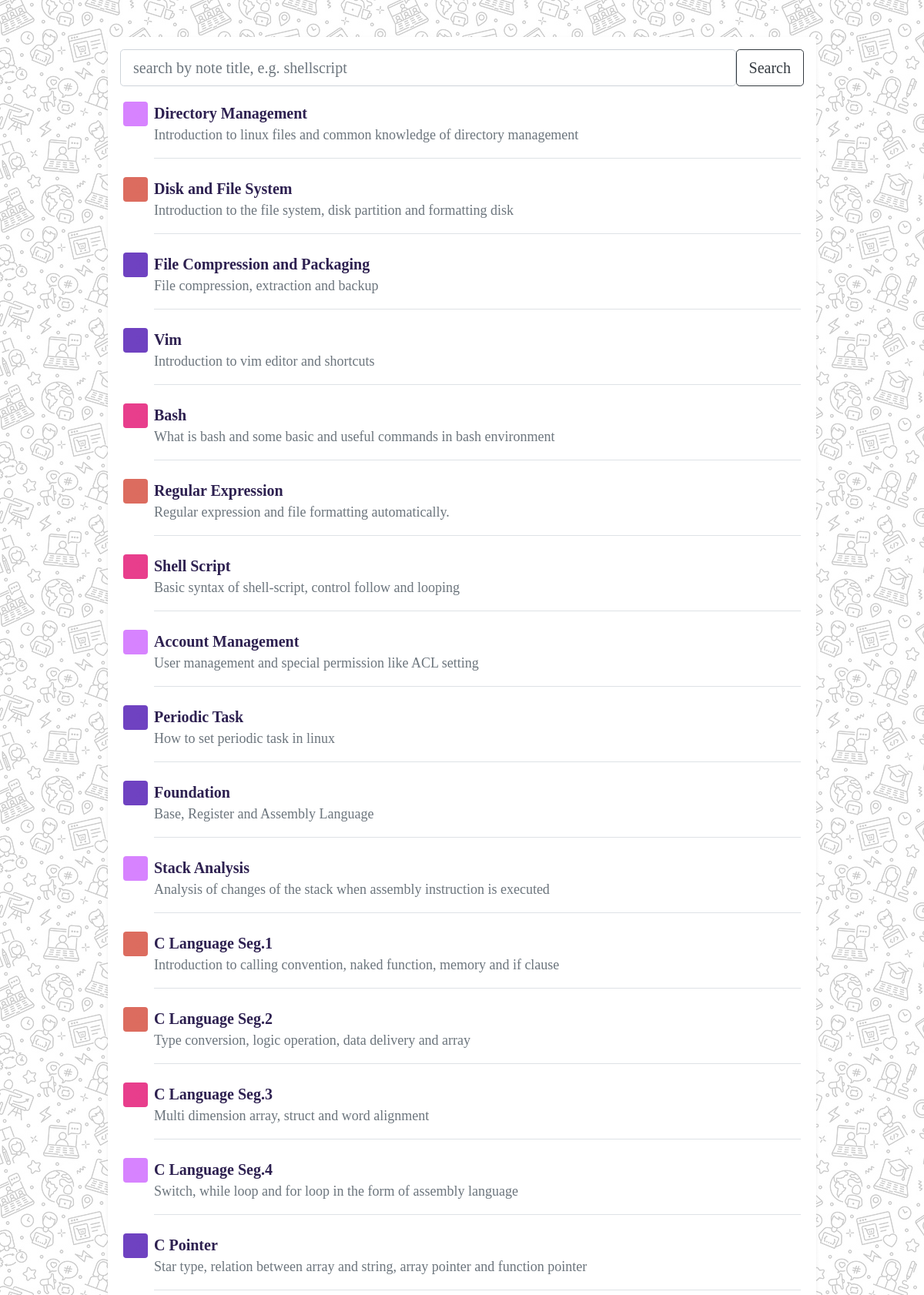
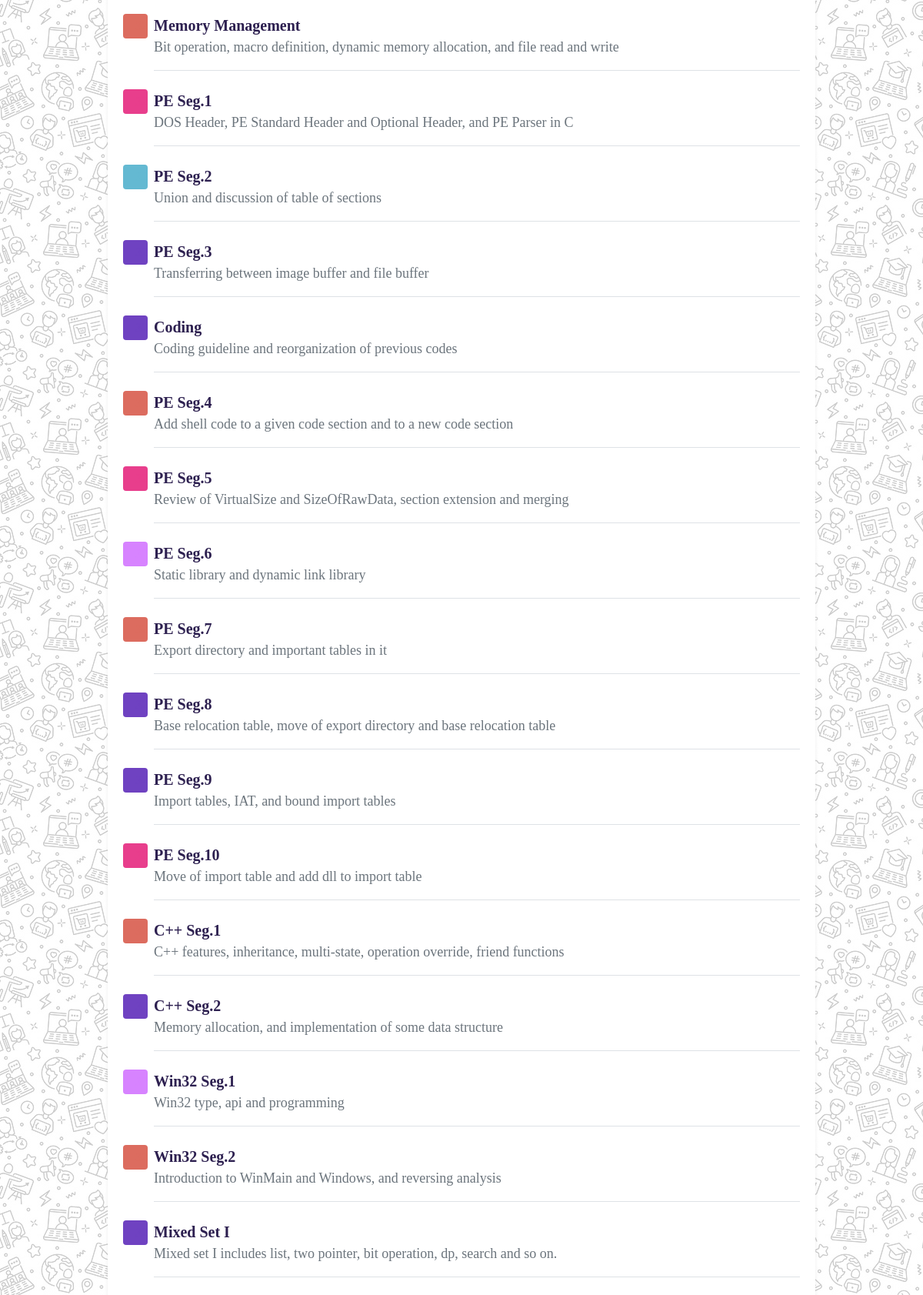
The page / (upper part) on the database its author committed (2 pictures, top to bottom).
### doc/models.py (models this page shows, shortened)
class Note(models.Model):
    COLOR_TYPE = (
        ('#d783ff', 'light purple'),
        ('#6f42c1', 'purple'),
        ('#e83e8c', 'pink'),
        ('#dc6c5f', 'orange'),
        ('#64b9d2', 'light-blue'),
    )
    title = models.CharField(max_length=200)
    belong_to = models.ForeignKey(
        Topic, null=True, blank=True, on_delete=CASCADE)
    color = models.CharField(max_length=100, choices=COLOR_TYPE)
    intro = models.TextField(null=True, blank=True)
    order = models.IntegerField(default=0, null=True, blank=True)
    filename = models.CharField(max_length=200, null=True, blank=True)
    created = models.DateTimeField(auto_now_add=True)
    id = models.UUIDField(default=uuid.uuid4, unique=True,
                          primary_key=True, editable=False)
    class Meta:
        ordering = ['created']

### doc/views.py (the view)
# urls.py: path('', views.docHome, name="docHome"),
def docHome(request):
    topics = Topic.objects.all()
    if (request.method == 'GET'):
        if request.GET.get('q') != None:
            q = request.GET.get('q')
        else:
            q = ''
        notes_found = Note.objects.filter(
            Q(title__icontains=q)
        )
    context = {
        'notes_found': notes_found,
        'topics': topics,
        'q': q,
    }
    return render(request, 'doc/home.html', context)

### doc/templates/doc/home.html (shortened to what this page needs)
{% extends 'doc/main.html' %}
{% load static %}
{% block style %}
<link rel="stylesheet" href="{% static 'doc/css/kontext.css' %}">
<link rel="stylesheet" href="{% static 'doc/css/home.css' %}">
{% endblock %}
{% block content %}
<article class="kontext">
    <div class="layer one show note__bg">
        <div class="container note__list" role="search section">
            <div class="row justify-content-center" name="search section">
                <div class="col-10">
                    <div class="my-3 mt-5 p-3 bg-white rounded shadow-sm">
                        <form action="{% url 'docHome' %}" method="GET" class="d-flex">
                            <input class="form-control form-control-lg" type="text" name="q" value="{{ q }}" placeholder="search by note title, e.g. shellscript" aria-label="search">
                            <button class="btn btn-outline-dark btn-lg" type="submit">Search</button>
                        </form>
                        <ul>
                            {% for note in notes_found %}
                            <li>
                                <div class="media text-muted pt-3">
                                    <svg class="bd-placeholder-img mr-2 rounded" width="32" height="32"
                                        xmlns="http://www.w3.org/2000/svg" preserveAspectRatio="xMidYMid slice"
                                        focusable="false" role="img" aria-label="3Sum: 32x32">
                                        <title>{{ note.title }}</title>
                                        <rect width="100%" height="100%" fill="{{ note.color }}" />
                                        <text x="50%" y="50%" fill="{{ note.color }}" dy=".3em">32x32</text>
                                    </svg>
                                    <p
                                        class="note__description media-body pb-3 mb-0 small lh-125 border-bottom border-gray">
                                        <strong class="d-block text-gray-dark"><a href="{% url 'page' note.belong_to.filename note.filename %}" target="_blank">{{ note.title }}</a></strong>
                                        {{ note.intro }}
                                    </p>
                                </div>
                            </li>
                            {% endfor %}
                        </ul name="topicEnd">
                    </div>
                </div>
            </div>
        </div>
    </div>
</article>
{% endblock %}

### doc/static/doc/css/kontext.css (style rules this page uses)
.kontext { width: 100%; height: 100%; }
.kontext .layer { position: absolute; width: 100%; height: 100%; top: 0; left: 0; visibility: hidden; }
.kontext .layer.show { visibility: visible; }
.kontext.capable { -webkit-perspective: 1000px; -moz-perspective: 1000px; perspective: 1000px; -webkit-transform-style: preserve-3d; -moz-transform-style: preserve-3d; transform-style: preserve-3d; }
.kontext.capable .layer { -webkit-transform: translateZ( -100px ); -moz-transform: translateZ( -100px ); transform: translateZ( -100px ); }
.kontext.capable .layer.show { -webkit-transform: translateZ( 0px ); -moz-transform: translateZ( 0px ); transform: translateZ( 0px ); }

### doc/static/doc/css/home.css (style rules this page uses)
html, body { width: 100%; height: 100%; padding: 0; margin: 0; overflow: scroll; overflow-x: hidden; }
body { font-family: "nunito"; font-size: 18px; }
.note__list a { color: rgb(45, 32, 80); font-size: 20px; }
.note__list ul { position: relative; max-height: 70vh; margin: 0; padding: 0; overflow-x: hidden; overflow-y: scroll; list-style: none !important; -webkit-perspective: 400px; -moz-perspective: 400px; -ms-perspective: 400px; -o-perspective: 400px; perspective: 400px; }
.note__list ul li { position: relative; padding: 4px; font-size: 16px; z-index: 2; -webkit-transform: translateZ(0px); -moz-transform: translateZ(0px); -ms-transform: translateZ(0px); -o-transform: translateZ(0px); transform: translateZ(0px); }
.note__bg { width: 100%; position: relative; z-index: 1; background: transparent; height: 99vh; }
.note__bg::after { z-index: -1; opacity: 0.2; content: ""; display: block; position: fixed; top: 0; left: 0; bottom: 0; right: 0; background: url(../images/pattern.jpg); }
.note__description { font-size: 18px !important; }

### rows shown on the page
Note: title "Directory Management", intro "Introduction to linux files and common knowledge of directory management"
Note: title "Disk and File System", intro "Introduction to the file system, disk partition and formatting disk"
Note: title "File Compression and Packaging", intro "File compression, extraction and backup"
Note: title "Vim", intro "Introduction to vim editor and shortcuts"
Note: title "Bash", intro "What is bash and some basic and useful commands in bash environment"
Note: title "Regular Expression", intro "Regular expression and file formatting automatically."
Note: title "Shell Script", intro "Basic syntax of shell-script, control follow and looping"
Note: title "Account Management", intro "User management and special permission like ACL setting"
Note: title "Periodic Task", intro "How to set periodic task in linux"
Note: title "Foundation", intro "Base, Register and Assembly Language"
Note: title "Stack Analysis", intro "Analysis of changes of the stack when assembly instruction is executed"
Note: title "C Language Seg.1", intro "Introduction to calling convention, naked function, memory and if clause"
Note: title "C Language Seg.2", intro "Type conversion, logic operation, data delivery and array"
Note: title "C Language Seg.3", intro "Multi dimension array, struct and word alignment"
Note: title "C Language Seg.4", intro "Switch, while loop and for loop in the form of assembly language"
Note: title "C Pointer", intro "Star type, relation between array and string, array pointer and function pointer"
Note: title "Memory Management", intro "Bit operation, macro definition, dynamic memory allocation, and file read and write"
Note: title "PE Seg.1", intro "DOS Header, PE Standard Header and Optional Header, and PE Parser in C"
Note: title "PE Seg.2", intro "Union and discussion of table of sections"
Note: title "PE Seg.3", intro "Transferring between image buffer and file buffer"
Note: title "Coding", intro "Coding guideline and reorganization of previous codes"
Note: title "PE Seg.4", intro "Add shell code to a given code section and to a new code section"
Note: title "PE Seg.5", intro "Review of VirtualSize and SizeOfRawData, section extension and merging"
Note: title "PE Seg.6", intro "Static library and dynamic link library"
Note: title "PE Seg.7", intro "Export directory and important tables in it"
Note: title "PE Seg.8", intro "Base relocation table, move of export directory and base relocation table"
Note: title "PE Seg.9", intro "Import tables, IAT, and bound import tables"
Note: title "PE Seg.10", intro "Move of import table and add dll to import table"
Note: title "C++ Seg.1", intro "C++ features, inheritance, multi-state, operation override, friend functions"
Note: title "C++ Seg.2", intro "Memory allocation, and implementation of some data structure"
Note: title "Win32 Seg.1", intro "Win32 type, api and programming"
Note: title "Win32 Seg.2", intro "Introduction to WinMain and Windows, and reversing analysis"
Note: title "Mixed Set I", intro "Mixed set I includes list, two pointer, bit operation, dp, search and so on."
